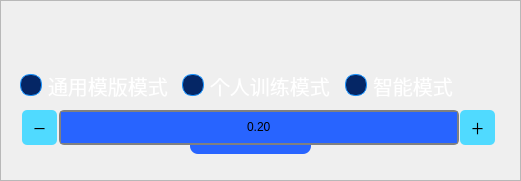
   <widget class="QFrame" name="frame_3">
    <property name="geometry">
     <rect>
      <x>0</x>
      <y>850</y>
      <width>521</width>
      <height>181</height>
     </rect>
    </property>
    <property name="styleSheet">
     <string notr="true">QPushButton {
    background-color: rgb(80, 218, 255);
    color: #000000;
    border-radius: 5px;
    padding: 5px 10px;
    font-size: 14px;
}
QPushButton:hover {
    background-color: #F0E68C;
}
QProgressBar {
    border: 2px solid grey;
    border-radius: 5px;
    text-align: center;
}
QProgressBar::chunk {
    background-color: #00FF00;
    width: 20px;
}
QLabel {
    color: #FFFFFF;
    font-size: 16px;
}
QProgressBar {
        border: 2px solid grey;
        border-radius: 5px;
        text-align: center;
    }
    QProgressBar::chunk {
        background-color: rgb(40, 100, 255);
        width: 20px;
    }
QRadioButton {
    font-size: 20px;
    text-align: left;
    color: rgba(255, 255, 255, 1);
    background: transparent; /* 去掉文字后的背景 */
}

QRadioButton::indicator {
    width: 20px;
    height: 20px;
    border-radius: 10px; /* 圆形 */
    border: 1px solid rgba(27, 149, 255, 1); /* 按钮内部边框颜色 */
    background-color: rgba(5, 38, 101, 1); /* 未点击时的内部颜色 */
}

QRadioButton::indicator:hover {
    border: 2px solid rgba(79, 151, 214, 1); /* 鼠标悬停时的边框颜色 */
    background-color: rgba(0, 35, 105, 0.8); /* 鼠标悬停时的内部颜色 */
}

QRadioButton::indicator:checked {
    border: 2px solid rgba(27, 149, 255, 1); /* 点击后边框颜色 */
    background: qradialgradient(cx: 0.5, cy: 0.5, radius: 0.5,
                                fx: 0.5, fy: 0.5,
                                stop: 0 rgba(27, 149, 255, 1),
                                stop: 0.5 rgba(27, 149, 255, 1),
                                stop: 0.51 rgba(5, 38, 101, 1),
                                stop: 1 rgba(5, 38, 101, 1)); /* 填充一半效果 */
}

QRadioButton::indicator:checked:hover {
    border: 2px solid rgba(79, 151, 214, 1); /* 点击后且悬停时的边框颜色 */
    background: qradialgradient(cx: 0.5, cy: 0.5, radius: 0.5,
                                fx: 0.5, fy: 0.5,
                                stop: 0 rgba(79, 151, 214, 1),
                                stop: 0.5 rgba(79, 151, 214, 1),
                                stop: 0.51 rgba(5, 38, 101, 1),
                                stop: 1 rgba(5, 38, 101, 1)); /* 点击后且悬停时填充效果 */
}

QRadioButton:pressed::indicator {
    background-color: rgba(27, 149, 255, 0.5); /* 按下时的内部颜色 */
    border: 2px solid rgba(27, 149, 255, 0.8); /* 按下时的边框颜色 */
}

QRadioButton:disabled {
    color: rgba(255, 255, 255, 1); /* 禁用时的文本颜色 */
}

QRadioButton:disabled::indicator {
    border: 2px solid rgba(27, 149, 255, 0.3); /* 禁用时的边框颜色 */
    background-color: rgba(5, 38, 101, 0.3); /* 禁用时的内部颜色 */
}</string>
    </property>
    <property name="frameShape">
     <enum>QFrame::Shape::StyledPanel</enum>
    </property>
    <property name="frameShadow">
     <enum>QFrame::Shadow::Raised</enum>
    </property>
    <widget class="QPushButton" name="pushButton_Threshold">
     <property name="enabled">
      <bool>true</bool>
     </property>
     <property name="geometry">
      <rect>
       <x>190</x>
       <y>110</y>
       <width>121</width>
       <height>44</height>
      </rect>
     </property>
     <property name="minimumSize">
      <size>
       <width>80</width>
       <height>40</height>
      </size>
     </property>
     <property name="styleSheet">
      <string notr="true">QPushButton {
    width: 90px;
    height: 44px;
    background: #2864FF;
    border-radius: 8px;
}

QPushButton {
    font-family: PingFangSC, PingFang SC;
    font-weight: 500;
    font-size: 20px;
    color: #FFFFFF;
    line-height: 28px;
    text-align: center;
    font-style: normal;
}
QPushButton:hover {
margin: 1px 0 0 1px; /* 向左下角移动1像素 */
}
QPushButton:pressed {
margin: 2px 0 0 2px; /* 向左下角移动2像素 */
}</string>
     </property>
     <property name="text">
      <string>开始训练</string>
     </property>
    </widget>
    <widget class="QPushButton" name="pushButton_reduce_th">
     <property name="geometry">
      <rect>
       <x>22</x>
       <y>110</y>
       <width>35</width>
       <height>35</height>
      </rect>
     </property>
     <property name="text">
      <string>－</string>
     </property>
    </widget>
    <widget class="QPushButton" name="pushButton_add_th">
     <property name="geometry">
      <rect>
       <x>460</x>
       <y>110</y>
       <width>35</width>
       <height>35</height>
      </rect>
     </property>
     <property name="text">
      <string>＋</string>
     </property>
    </widget>
    <widget class="QProgressBar" name="progressBar">
     <property name="geometry">
      <rect>
       <x>59</x>
       <y>110</y>
       <width>400</width>
       <height>35</height>
      </rect>
     </property>
     <property name="maximum">
      <number>20</number>
     </property>
     <property name="value">
      <number>20</number>
     </property>
     <property name="textVisible">
      <bool>true</bool>
     </property>
     <property name="orientation">
      <enum>Qt::Orientation::Horizontal</enum>
     </property>
     <property name="invertedAppearance">
      <bool>false</bool>
     </property>
     <property name="textDirection">
      <enum>QProgressBar::Direction::BottomToTop</enum>
     </property>
     <property name="format">
      <string>0.%v</string>
     </property>
    </widget>
    <widget class="QWidget" name="layoutWidget">
     <property name="geometry">
      <rect>
       <x>20</x>
       <y>50</y>
       <width>481</width>
       <height>71</height>
      </rect>
     </property>
     <layout class="QHBoxLayout" name="horizontalLayout">
      <item>
       <widget class="QRadioButton" name="radioButton_cca">
        <property name="styleSheet">
         <string notr="true">    background: transparent; /* 去掉文字后的背景 */
    border: none; /* 取消外部边框 */
    outline: none; /* 去除外部轮廓 */</string>
        </property>
        <property name="text">
         <string>通用模版模式</string>
        </property>
       </widget>
      </item>
      <item>
       <widget class="QRadioButton" name="radioButton_train">
        <property name="styleSheet">
         <string notr="true">    background: transparent; /* 去掉文字后的背景 */
    border: none; /* 取消外部边框 */
    outline: none; /* 去除外部轮廓 */</string>
        </property>
        <property name="text">
         <string>个人训练模式</string>
        </property>
       </widget>
      </item>
      <item>
       <widget class="QRadioButton" name="radioButton_cca_train">
        <property name="styleSheet">
         <string notr="true">    background: transparent; /* 去掉文字后的背景 */
    border: none; /* 取消外部边框 */
    outline: none; /* 去除外部轮廓 */</string>
        </property>
        <property name="text">
         <string>智能模式</string>
        </property>
       </widget>
      </item>
     </layout>
    </widget>
    <zorder>layoutWidget</zorder>
    <zorder>pushButton_Threshold</zorder>
    <zorder>pushButton_reduce_th</zorder>
    <zorder>progressBar</zorder>
    <zorder>pushButton_add_th</zorder>
   </widget>
